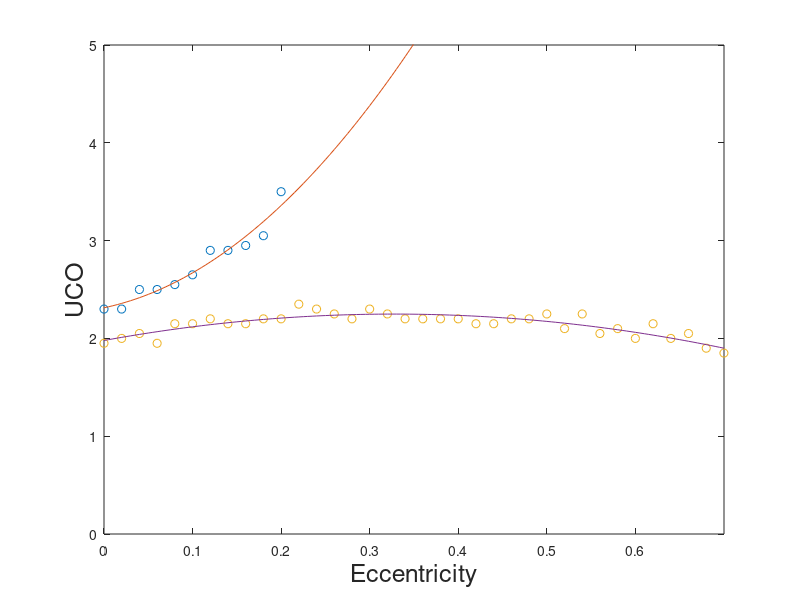

This chart was generated by the following MATLAB code:
function plot_UCOLCO_ase_co()

close all;

re = load('mr1_re_upto0.7_e8_pi_1.mat')

eccen_UCO = re.eccen_UCO;
eccen_LCO = re.eccen_LCO;

x_re = 0:0.005:0.7;

puco_re = polyfit(eccen_UCO,re.UCO_val,2)
plco_re = polyfit(eccen_LCO,re.LCO_val,2)

plotpuco_re = polyval(puco_re,x_re);
plotplco_re = polyval(plco_re,x_re);

figure(1)
    ax=subplot(1,1,1);
    plot(eccen_UCO,re.UCO_val,'o');hold on;
    plot(x_re,plotpuco_re);
    plot(eccen_LCO,re.LCO_val,'o');hold on;
    plot(x_re,plotplco_re);
    xlabel('Eccentricity','fontsize',18);
    ylabel('UCO','fontsize',18);
    axis([0 0.7 0 5]);
end


    